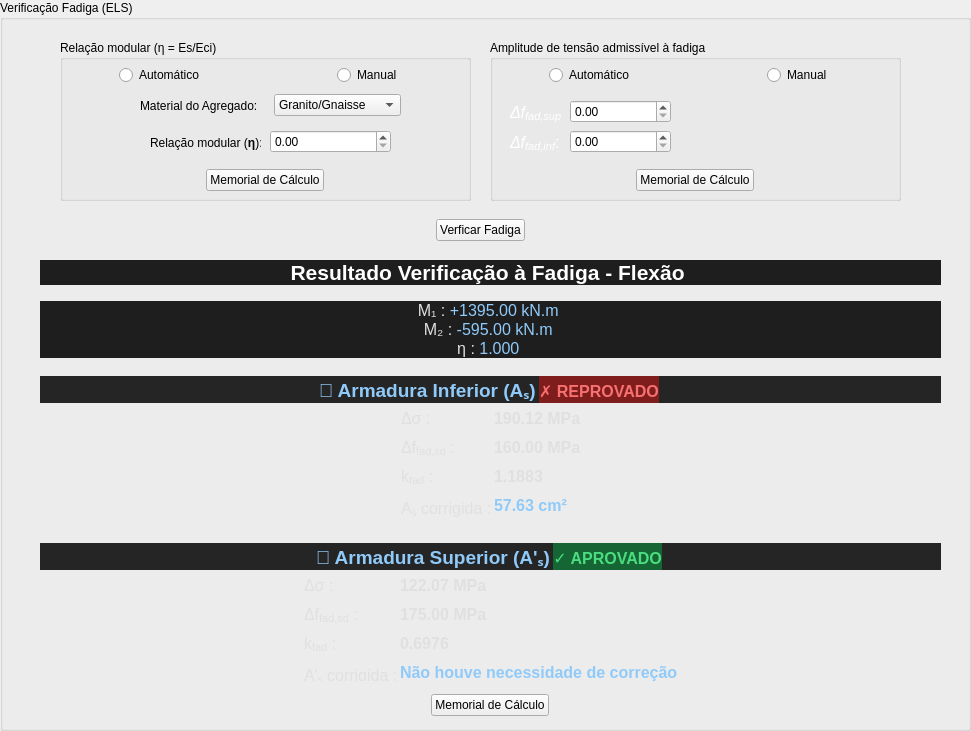
      <widget class="QGroupBox" name="groupBox_verficacao_fadiga">
       <property name="geometry">
        <rect>
         <x>10</x>
         <y>4060</y>
         <width>971</width>
         <height>731</height>
        </rect>
       </property>
       <property name="title">
        <string>Verificação Fadiga (ELS)</string>
       </property>
       <widget class="QWidget" name="verticalLayoutWidget_4">
        <property name="geometry">
         <rect>
          <x>10</x>
          <y>680</y>
          <width>961</width>
          <height>51</height>
         </rect>
        </property>
        <layout class="QVBoxLayout" name="verticalLayout_5">
         <item alignment="Qt::AlignmentFlag::AlignHCenter">
          <widget class="QPushButton" name="memorial_fadiga">
           <property name="sizePolicy">
            <sizepolicy hsizetype="Fixed" vsizetype="Fixed">
             <horstretch>0</horstretch>
             <verstretch>0</verstretch>
            </sizepolicy>
           </property>
           <property name="text">
            <string>Memorial de Cálculo</string>
           </property>
           <property name="autoDefault">
            <bool>false</bool>
           </property>
          </widget>
         </item>
        </layout>
       </widget>
       <widget class="QWidget" name="verticalLayoutWidget_6">
        <property name="geometry">
         <rect>
          <x>0</x>
          <y>210</y>
          <width>961</width>
          <height>41</height>
         </rect>
        </property>
        <layout class="QVBoxLayout" name="verticalLayout_7">
         <item alignment="Qt::AlignmentFlag::AlignHCenter">
          <widget class="QPushButton" name="vereficiar_fadiga">
           <property name="sizePolicy">
            <sizepolicy hsizetype="Fixed" vsizetype="Fixed">
             <horstretch>0</horstretch>
             <verstretch>0</verstretch>
            </sizepolicy>
           </property>
           <property name="text">
            <string>Verficar Fadiga</string>
           </property>
           <property name="autoDefault">
            <bool>false</bool>
           </property>
          </widget>
         </item>
        </layout>
       </widget>
       <widget class="QLabel" name="html_verificao_fadiga">
        <property name="geometry">
         <rect>
          <x>40</x>
          <y>260</y>
          <width>901</width>
          <height>421</height>
         </rect>
        </property>
        <property name="text">
         <string>&lt;!DOCTYPE HTML PUBLIC &quot;-//W3C//DTD HTML 4.0//EN&quot; &quot;http://www.w3.org/TR/REC-html40/strict.dtd&quot;&gt;
&lt;html&gt;&lt;head&gt;&lt;meta name=&quot;qrichtext&quot; content=&quot;1&quot; /&gt;&lt;meta charset=&quot;utf-8&quot; /&gt;&lt;style type=&quot;text/css&quot;&gt;
p, li { white-space: pre-wrap; }
hr { height: 1px; border-width: 0; }
li.unchecked::marker { content: &quot;\2610&quot;; }
li.checked::marker { content: &quot;\2612&quot;; }
&lt;/style&gt;&lt;/head&gt;&lt;body style=&quot; font-family:'Segoe UI'; font-size:9pt; font-weight:400; font-style:normal;&quot; bgcolor=&quot;#121212&quot;&gt;
&lt;p align=&quot;center&quot; style=&quot; margin-top:0px; margin-bottom:16px; margin-left:0px; margin-right:0px; -qt-block-indent:0; text-indent:0px; background-color:#1e1e1e;&quot;&gt;&lt;span style=&quot; font-family:'sans-serif'; font-size:16pt; font-weight:700; color:#ffffff; background-color:#1e1e1e;&quot;&gt;Resultado Verificação à Fadiga - Flexão &lt;/span&gt;&lt;/p&gt;
&lt;p align=&quot;center&quot; style=&quot; margin-top:0px; margin-bottom:0px; margin-left:0px; margin-right:0px; -qt-block-indent:0; text-indent:0px; background-color:#1e1e1e;&quot;&gt;&lt;span style=&quot; font-family:'sans-serif'; font-size:12pt; color:#e0e0e0; background-color:#1e1e1e;&quot;&gt;M₁ : &lt;/span&gt;&lt;span style=&quot; font-family:'sans-serif'; font-size:12pt; color:#90caf9;&quot;&gt;+1395.00 kN.m&lt;/span&gt;&lt;span style=&quot; font-family:'sans-serif'; font-size:12pt; color:#e0e0e0;&quot;&gt; &lt;/span&gt;&lt;/p&gt;
&lt;p align=&quot;center&quot; style=&quot; margin-top:0px; margin-bottom:0px; margin-left:0px; margin-right:0px; -qt-block-indent:0; text-indent:0px; background-color:#1e1e1e;&quot;&gt;&lt;span style=&quot; font-family:'sans-serif'; font-size:12pt; color:#e0e0e0; background-color:#1e1e1e;&quot;&gt;M₂ : &lt;/span&gt;&lt;span style=&quot; font-family:'sans-serif'; font-size:12pt; color:#90caf9;&quot;&gt;-595.00 kN.m&lt;/span&gt;&lt;span style=&quot; font-family:'sans-serif'; font-size:12pt; color:#e0e0e0;&quot;&gt; &lt;/span&gt;&lt;/p&gt;
&lt;p align=&quot;center&quot; style=&quot; margin-top:0px; margin-bottom:0px; margin-left:0px; margin-right:0px; -qt-block-indent:0; text-indent:0px; background-color:#1e1e1e;&quot;&gt;&lt;span style=&quot; font-family:'sans-serif'; font-size:12pt; color:#e0e0e0; background-color:#1e1e1e;&quot;&gt;η : &lt;/span&gt;&lt;span style=&quot; font-family:'sans-serif'; font-size:12pt; color:#90caf9;&quot;&gt;1.000&lt;/span&gt;&lt;span style=&quot; font-family:'sans-serif'; font-size:12pt; color:#e0e0e0;&quot;&gt; &lt;/span&gt;&lt;/p&gt;
&lt;p align=&quot;center&quot; style=&quot; margin-top:18px; margin-bottom:8px; margin-left:0px; margin-right:0px; -qt-block-indent:0; text-indent:0px; background-color:#252525;&quot;&gt;&lt;span style=&quot; font-family:'sans-serif'; font-size:14pt; font-weight:700; color:#90caf9;&quot;&gt;🔽 Armadura Inferior (Aₛ)&lt;/span&gt;&lt;span style=&quot; font-family:'sans-serif'; color:#e0e0e0;&quot;&gt; &lt;/span&gt;&lt;span style=&quot; font-family:'sans-serif'; font-size:12pt; font-weight:700; color:#f87171; background-color:#7f1d1d;&quot;&gt;✗ REPROVADO&lt;/span&gt;&lt;span style=&quot; font-family:'sans-serif'; color:#e0e0e0;&quot;&gt; &lt;/span&gt;&lt;/p&gt;
&lt;table border=&quot;0&quot; style=&quot; margin-top:0px; margin-bottom:0px; margin-left:0px; margin-right:0px; border-collapse:collapse;&quot; align=&quot;center&quot; cellspacing=&quot;2&quot; cellpadding=&quot;0&quot;&gt;
&lt;tr&gt;
&lt;td style=&quot; padding-left:0; padding-right:0; padding-top:4; padding-bottom:4;&quot;&gt;
&lt;p style=&quot; margin-top:0px; margin-bottom:0px; margin-left:0px; margin-right:0px; -qt-block-indent:0; text-indent:0px;&quot;&gt;&lt;span style=&quot; font-family:'sans-serif'; font-size:12pt; color:#e0e0e0;&quot;&gt;Δσ :&lt;/span&gt;&lt;/p&gt;&lt;/td&gt;
&lt;td style=&quot; padding-left:0; padding-right:0; padding-top:4; padding-bottom:4;&quot;&gt;
&lt;p style=&quot; margin-top:0px; margin-bottom:0px; margin-left:0px; margin-right:0px; -qt-block-indent:0; text-indent:0px;&quot;&gt;&lt;span style=&quot; font-family:'sans-serif'; font-size:12pt; font-weight:700; color:#e0e0e0;&quot;&gt;190.12 MPa&lt;/span&gt;&lt;/p&gt;&lt;/td&gt;&lt;/tr&gt;
&lt;tr&gt;
&lt;td style=&quot; padding-left:0; padding-right:0; padding-top:4; padding-bottom:4;&quot;&gt;
&lt;p style=&quot; margin-top:0px; margin-bottom:0px; margin-left:0px; margin-right:0px; -qt-block-indent:0; text-indent:0px;&quot;&gt;&lt;span style=&quot; font-family:'sans-serif'; font-size:12pt; color:#e0e0e0;&quot;&gt;Δf&lt;/span&gt;&lt;span style=&quot; font-family:'sans-serif'; font-size:12pt; color:#e0e0e0; vertical-align:sub;&quot;&gt;fad,sd&lt;/span&gt;&lt;span style=&quot; font-family:'sans-serif'; font-size:12pt; color:#e0e0e0;&quot;&gt; :&lt;/span&gt;&lt;/p&gt;&lt;/td&gt;
&lt;td style=&quot; padding-left:0; padding-right:0; padding-top:4; padding-bottom:4;&quot;&gt;
&lt;p style=&quot; margin-top:0px; margin-bottom:0px; margin-left:0px; margin-right:0px; -qt-block-indent:0; text-indent:0px;&quot;&gt;&lt;span style=&quot; font-family:'sans-serif'; font-size:12pt; font-weight:700; color:#e0e0e0;&quot;&gt;160.00 MPa&lt;/span&gt;&lt;/p&gt;&lt;/td&gt;&lt;/tr&gt;
&lt;tr&gt;
&lt;td style=&quot; padding-left:0; padding-right:0; padding-top:4; padding-bottom:4;&quot;&gt;
&lt;p style=&quot; margin-top:0px; margin-bottom:0px; margin-left:0px; margin-right:0px; -qt-block-indent:0; text-indent:0px;&quot;&gt;&lt;span style=&quot; font-family:'sans-serif'; font-size:12pt; color:#e0e0e0;&quot;&gt;k&lt;/span&gt;&lt;span style=&quot; font-family:'sans-serif'; font-size:12pt; color:#e0e0e0; vertical-align:sub;&quot;&gt;fad&lt;/span&gt;&lt;span style=&quot; font-family:'sans-serif'; font-size:12pt; color:#e0e0e0;&quot;&gt; :&lt;/span&gt;&lt;/p&gt;&lt;/td&gt;
&lt;td style=&quot; padding-left:0; padding-right:0; padding-top:4; padding-bottom:4;&quot;&gt;
&lt;p style=&quot; margin-top:0px; margin-bottom:0px; margin-left:0px; margin-right:0px; -qt-block-indent:0; text-indent:0px;&quot;&gt;&lt;span style=&quot; font-family:'sans-serif'; font-size:12pt; font-weight:700; color:#e0e0e0;&quot;&gt;1.1883&lt;/span&gt;&lt;/p&gt;&lt;/td&gt;&lt;/tr&gt;
&lt;tr&gt;
&lt;td style=&quot; padding-left:0; padding-right:0; padding-top:4; padding-bottom:4;&quot;&gt;
&lt;p style=&quot; margin-top:0px; margin-bottom:0px; margin-left:0px; margin-right:0px; -qt-block-indent:0; text-indent:0px;&quot;&gt;&lt;span style=&quot; font-family:'sans-serif'; font-size:12pt; color:#e0e0e0;&quot;&gt;Aₛ corrigida :&lt;/span&gt;&lt;/p&gt;&lt;/td&gt;
&lt;td style=&quot; padding-left:0; padding-right:0; padding-top:4; padding-bottom:4;&quot;&gt;
&lt;p style=&quot; margin-top:0px; margin-bottom:0px; margin-left:0px; margin-right:0px; -qt-block-indent:0; text-indent:0px;&quot;&gt;&lt;span style=&quot; font-family:'sans-serif'; font-size:12pt; font-weight:700; color:#90caf9;&quot;&gt;57.63 cm²&lt;/span&gt;&lt;/p&gt;&lt;/td&gt;&lt;/tr&gt;&lt;/table&gt;
&lt;p align=&quot;center&quot; style=&quot; margin-top:18px; margin-bottom:8px; margin-left:0px; margin-right:0px; -qt-block-indent:0; text-indent:0px; background-color:#252525;&quot;&gt;&lt;span style=&quot; font-family:'sans-serif'; font-size:14pt; font-weight:700; color:#90caf9;&quot;&gt;🔼 Armadura Superior (A'ₛ)&lt;/span&gt;&lt;span style=&quot; font-family:'sans-serif'; color:#e0e0e0;&quot;&gt; &lt;/span&gt;&lt;span style=&quot; font-family:'sans-serif'; font-size:12pt; font-weight:700; color:#4ade80; background-color:#166534;&quot;&gt;✓ APROVADO&lt;/span&gt;&lt;span style=&quot; font-family:'sans-serif'; color:#e0e0e0;&quot;&gt; &lt;/span&gt;&lt;/p&gt;
&lt;table border=&quot;0&quot; style=&quot; margin-top:0px; margin-bottom:0px; margin-left:0px; margin-right:0px; border-collapse:collapse;&quot; align=&quot;center&quot; cellspacing=&quot;2&quot; cellpadding=&quot;0&quot;&gt;
&lt;tr&gt;
&lt;td style=&quot; padding-left:0; padding-right:0; padding-top:4; padding-bottom:4;&quot;&gt;
&lt;p style=&quot; margin-top:0px; margin-bottom:0px; margin-left:0px; margin-right:0px; -qt-block-indent:0; text-indent:0px;&quot;&gt;&lt;span style=&quot; font-family:'sans-serif'; font-size:12pt; color:#e0e0e0;&quot;&gt;Δσ :&lt;/span&gt;&lt;/p&gt;&lt;/td&gt;
&lt;td style=&quot; padding-left:0; padding-right:0; padding-top:4; padding-bottom:4;&quot;&gt;
&lt;p style=&quot; margin-top:0px; margin-bottom:0px; margin-left:0px; margin-right:0px; -qt-block-indent:0; text-indent:0px;&quot;&gt;&lt;span style=&quot; font-family:'sans-serif'; font-size:12pt; font-weight:700; color:#e0e0e0;&quot;&gt;122.07 MPa&lt;/span&gt;&lt;/p&gt;&lt;/td&gt;&lt;/tr&gt;
&lt;tr&gt;
&lt;td style=&quot; padding-left:0; padding-right:0; padding-top:4; padding-bottom:4;&quot;&gt;
&lt;p style=&quot; margin-top:0px; margin-bottom:0px; margin-left:0px; margin-right:0px; -qt-block-indent:0; text-indent:0px;&quot;&gt;&lt;span style=&quot; font-family:'sans-serif'; font-size:12pt; color:#e0e0e0;&quot;&gt;Δf&lt;/span&gt;&lt;span style=&quot; font-family:'sans-serif'; font-size:12pt; color:#e0e0e0; vertical-align:sub;&quot;&gt;fad,sd&lt;/span&gt;&lt;span style=&quot; font-family:'sans-serif'; font-size:12pt; color:#e0e0e0;&quot;&gt; :&lt;/span&gt;&lt;/p&gt;&lt;/td&gt;
&lt;td style=&quot; padding-left:0; padding-right:0; padding-top:4; padding-bottom:4;&quot;&gt;
&lt;p style=&quot; margin-top:0px; margin-bottom:0px; margin-left:0px; margin-right:0px; -qt-block-indent:0; text-indent:0px;&quot;&gt;&lt;span style=&quot; font-family:'sans-serif'; font-size:12pt; font-weight:700; color:#e0e0e0;&quot;&gt;175.00 MPa&lt;/span&gt;&lt;/p&gt;&lt;/td&gt;&lt;/tr&gt;
&lt;tr&gt;
&lt;td style=&quot; padding-left:0; padding-right:0; padding-top:4; padding-bottom:4;&quot;&gt;
&lt;p style=&quot; margin-top:0px; margin-bottom:0px; margin-left:0px; margin-right:0px; -qt-block-indent:0; text-indent:0px;&quot;&gt;&lt;span style=&quot; font-family:'sans-serif'; font-size:12pt; color:#e0e0e0;&quot;&gt;k&lt;/span&gt;&lt;span style=&quot; font-family:'sans-serif'; font-size:12pt; color:#e0e0e0; vertical-align:sub;&quot;&gt;fad&lt;/span&gt;&lt;span style=&quot; font-family:'sans-serif'; font-size:12pt; color:#e0e0e0;&quot;&gt; :&lt;/span&gt;&lt;/p&gt;&lt;/td&gt;
&lt;td style=&quot; padding-left:0; padding-right:0; padding-top:4; padding-bottom:4;&quot;&gt;
&lt;p style=&quot; margin-top:0px; margin-bottom:0px; margin-left:0px; margin-right:0px; -qt-block-indent:0; text-indent:0px;&quot;&gt;&lt;span style=&quot; font-family:'sans-serif'; font-size:12pt; font-weight:700; color:#e0e0e0;&quot;&gt;0.6976&lt;/span&gt;&lt;/p&gt;&lt;/td&gt;&lt;/tr&gt;
&lt;tr&gt;
&lt;td style=&quot; padding-left:0; padding-right:0; padding-top:4; padding-bottom:4;&quot;&gt;
&lt;p style=&quot; margin-top:0px; margin-bottom:0px; margin-left:0px; margin-right:0px; -qt-block-indent:0; text-indent:0px;&quot;&gt;&lt;span style=&quot; font-family:'sans-serif'; font-size:12pt; color:#e0e0e0;&quot;&gt;A'ₛ corrigida :&lt;/span&gt;&lt;/p&gt;&lt;/td&gt;
&lt;td style=&quot; padding-left:0; padding-right:0; padding-top:4; padding-bottom:4;&quot;&gt;
&lt;p style=&quot; margin-top:0px; margin-bottom:0px; margin-left:0px; margin-right:0px; -qt-block-indent:0; text-indent:0px;&quot;&gt;&lt;span style=&quot; font-family:'sans-serif'; font-size:12pt; font-weight:700; color:#90caf9;&quot;&gt;Não houve necessidade de correção&lt;/span&gt;&lt;/p&gt;&lt;/td&gt;&lt;/tr&gt;&lt;/table&gt;&lt;/body&gt;&lt;/html&gt;</string>
        </property>
       </widget>
       <widget class="QGroupBox" name="groupBox_16">
        <property name="geometry">
         <rect>
          <x>60</x>
          <y>40</y>
          <width>411</width>
          <height>161</height>
         </rect>
        </property>
        <property name="title">
         <string>Relação modular (η = Es/Eci)  </string>
        </property>
        <widget class="QWidget" name="horizontalLayoutWidget_10">
         <property name="geometry">
          <rect>
           <x>0</x>
           <y>20</y>
           <width>411</width>
           <height>31</height>
          </rect>
         </property>
         <layout class="QHBoxLayout" name="horizontalLayout_10">
          <item alignment="Qt::AlignmentFlag::AlignHCenter">
           <widget class="QRadioButton" name="n_automatico">
            <property name="text">
             <string>Automático</string>
            </property>
           </widget>
          </item>
          <item alignment="Qt::AlignmentFlag::AlignHCenter">
           <widget class="QRadioButton" name="n_manual">
            <property name="text">
             <string>Manual</string>
            </property>
           </widget>
          </item>
         </layout>
        </widget>
        <widget class="QLabel" name="label_42">
         <property name="geometry">
          <rect>
           <x>90</x>
           <y>90</y>
           <width>111</width>
           <height>26</height>
          </rect>
         </property>
         <property name="text">
          <string>&lt;html&gt;&lt;head/&gt;&lt;body&gt;&lt;p&gt;Relação modular (&lt;span style=&quot; font-weight:700;&quot;&gt;η&lt;/span&gt;):&lt;/p&gt;&lt;/body&gt;&lt;/html&gt;</string>
         </property>
        </widget>
        <widget class="QDoubleSpinBox" name="doubleSpinBox_n_eq">
         <property name="geometry">
          <rect>
           <x>210</x>
           <y>90</y>
           <width>121</width>
           <height>23</height>
          </rect>
         </property>
        </widget>
        <widget class="QWidget" name="horizontalLayoutWidget_12">
         <property name="geometry">
          <rect>
           <x>80</x>
           <y>50</y>
           <width>261</width>
           <height>31</height>
          </rect>
         </property>
         <layout class="QHBoxLayout" name="horizontalLayout_12">
          <item>
           <widget class="QLabel" name="label_23">
            <property name="text">
             <string>Material do Agregado:</string>
            </property>
           </widget>
          </item>
          <item>
           <widget class="QComboBox" name="combo_tipo_agregado">
            <item>
             <property name="text">
              <string>Granito/Gnaisse</string>
             </property>
            </item>
            <item>
             <property name="text">
              <string>Basalto</string>
             </property>
            </item>
            <item>
             <property name="text">
              <string>Calcário</string>
             </property>
            </item>
            <item>
             <property name="text">
              <string>Arenito</string>
             </property>
            </item>
           </widget>
          </item>
         </layout>
        </widget>
        <widget class="QWidget" name="horizontalLayoutWidget_11">
         <property name="geometry">
          <rect>
           <x>0</x>
           <y>120</y>
           <width>411</width>
           <height>41</height>
          </rect>
         </property>
         <layout class="QHBoxLayout" name="horizontalLayout_11">
          <item>
           <widget class="QPushButton" name="memorial_n_eq">
            <property name="sizePolicy">
             <sizepolicy hsizetype="Fixed" vsizetype="Fixed">
              <horstretch>0</horstretch>
              <verstretch>0</verstretch>
             </sizepolicy>
            </property>
            <property name="text">
             <string>Memorial de Cálculo</string>
            </property>
            <property name="autoDefault">
             <bool>false</bool>
            </property>
           </widget>
          </item>
         </layout>
        </widget>
       </widget>
       <widget class="QGroupBox" name="groupBox_17">
        <property name="geometry">
         <rect>
          <x>490</x>
          <y>40</y>
          <width>411</width>
          <height>161</height>
         </rect>
        </property>
        <property name="title">
         <string>Amplitude de tensão admissível à fadiga  </string>
        </property>
        <widget class="QWidget" name="horizontalLayoutWidget_13">
         <property name="geometry">
          <rect>
           <x>0</x>
           <y>20</y>
           <width>411</width>
           <height>31</height>
          </rect>
         </property>
         <layout class="QHBoxLayout" name="horizontalLayout_13">
          <item alignment="Qt::AlignmentFlag::AlignHCenter">
           <widget class="QRadioButton" name="delta_fad_automatico">
            <property name="text">
             <string>Automático</string>
            </property>
           </widget>
          </item>
          <item alignment="Qt::AlignmentFlag::AlignHCenter">
           <widget class="QRadioButton" name="delta_fad_manual">
            <property name="text">
             <string>Manual</string>
            </property>
           </widget>
          </item>
         </layout>
        </widget>
        <widget class="QDoubleSpinBox" name="doubleSpinBox_delta_inf">
         <property name="geometry">
          <rect>
           <x>80</x>
           <y>90</y>
           <width>101</width>
           <height>23</height>
          </rect>
         </property>
        </widget>
        <widget class="QLabel" name="label_44">
         <property name="geometry">
          <rect>
           <x>20</x>
           <y>60</y>
           <width>51</width>
           <height>26</height>
          </rect>
         </property>
         <property name="text">
          <string>&lt;html&gt;&lt;head/&gt;&lt;body&gt;&lt;p&gt;&lt;span style=&quot; font-family:'Times New Roman','serif'; font-size:12pt; font-style:italic; color:#ffffff;&quot;&gt;Δf&lt;/span&gt;&lt;span style=&quot; font-family:'Times New Roman','serif'; font-size:12pt; font-style:italic; color:#ffffff; vertical-align:sub;&quot;&gt;fad,sup&lt;/span&gt;&lt;span style=&quot; font-family:'Times New Roman','serif'; font-size:12pt; color:#ffffff;&quot;&gt;:&lt;/span&gt;&lt;/p&gt;&lt;/body&gt;&lt;/html&gt;</string>
         </property>
        </widget>
        <widget class="QDoubleSpinBox" name="doubleSpinBox_delta_sup">
         <property name="geometry">
          <rect>
           <x>80</x>
           <y>60</y>
           <width>101</width>
           <height>23</height>
          </rect>
         </property>
        </widget>
        <widget class="QLabel" name="label_45">
         <property name="geometry">
          <rect>
           <x>20</x>
           <y>90</y>
           <width>131</width>
           <height>26</height>
          </rect>
         </property>
         <property name="text">
          <string>&lt;html&gt;&lt;head/&gt;&lt;body&gt;&lt;p&gt;&lt;span style=&quot; font-family:'Times New Roman','serif'; font-size:12pt; font-style:italic; color:#ffffff;&quot;&gt;Δf&lt;/span&gt;&lt;span style=&quot; font-family:'Times New Roman','serif'; font-size:12pt; font-style:italic; color:#ffffff; vertical-align:sub;&quot;&gt;fad,inf&lt;/span&gt;&lt;span style=&quot; font-family:'Times New Roman','serif'; font-size:12pt; color:#ffffff;&quot;&gt;:&lt;/span&gt;&lt;/p&gt;&lt;/body&gt;&lt;/html&gt;</string>
         </property>
        </widget>
        <widget class="QWidget" name="horizontalLayoutWidget_14">
         <property name="geometry">
          <rect>
           <x>0</x>
           <y>120</y>
           <width>411</width>
           <height>41</height>
          </rect>
         </property>
         <layout class="QHBoxLayout" name="horizontalLayout_14">
          <item>
           <widget class="QPushButton" name="memorial_delta">
            <property name="sizePolicy">
             <sizepolicy hsizetype="Fixed" vsizetype="Fixed">
              <horstretch>0</horstretch>
              <verstretch>0</verstretch>
             </sizepolicy>
            </property>
            <property name="text">
             <string>Memorial de Cálculo</string>
            </property>
            <property name="autoDefault">
             <bool>false</bool>
            </property>
           </widget>
          </item>
         </layout>
        </widget>
       </widget>
      </widget>
